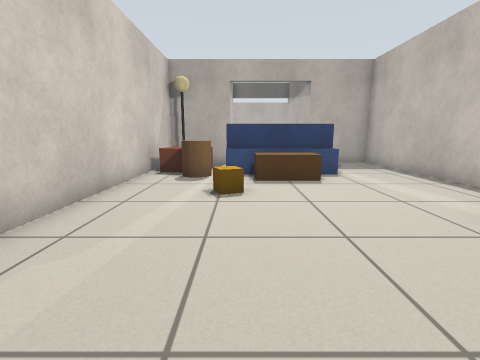
View 1 (above)

17 first-person views from a walk through a robot-simulator world made for Gazebo. The camera is 0.72 m above the floor, tilts 10° down and sees 85° across. The floor is counted in squares, 0.5 m on a side. Each view is taken from the middle of a square. On the plan, view 1 faces up. The plan holds only what a view shows up to about 13 squares ahead; the rest is blank.

View 2
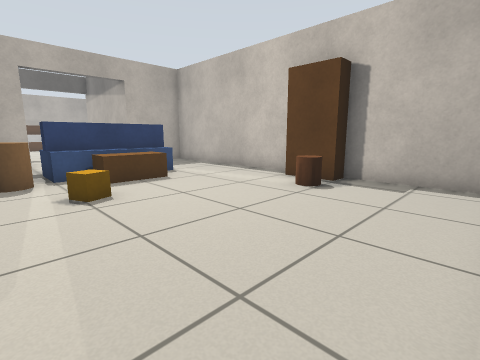

View 3
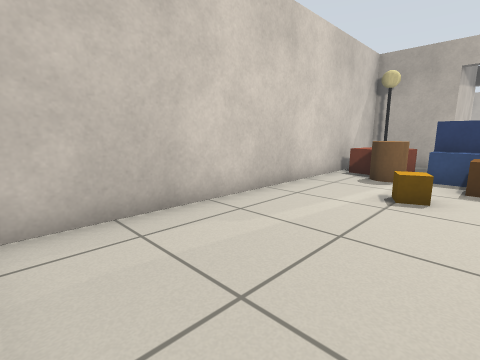

View 4
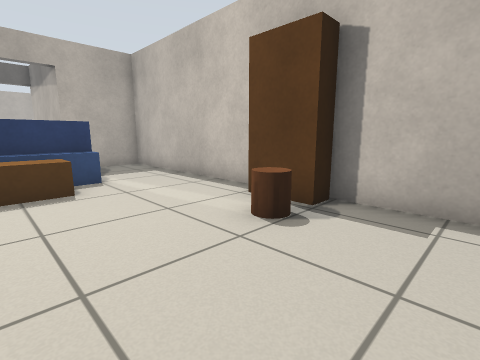

View 5
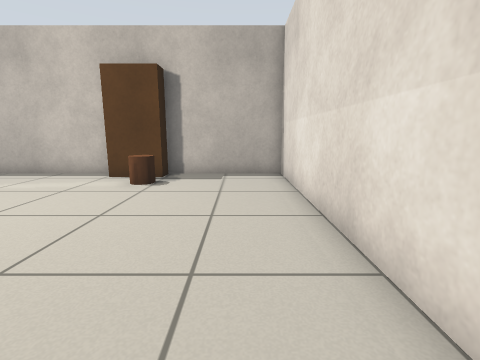

View 6
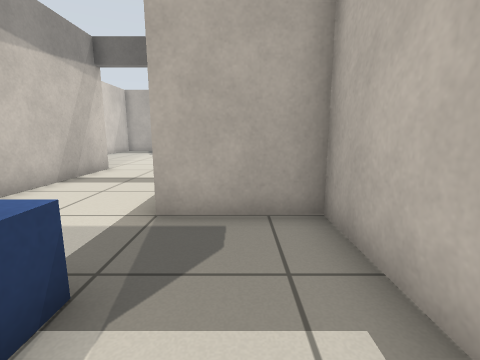

View 7
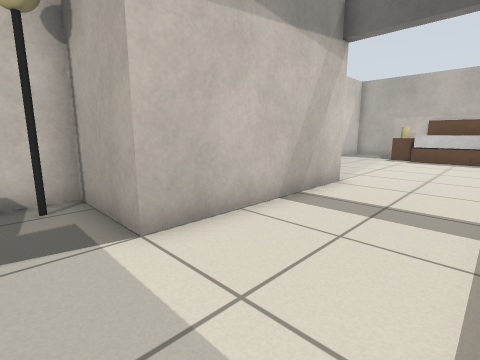

View 8
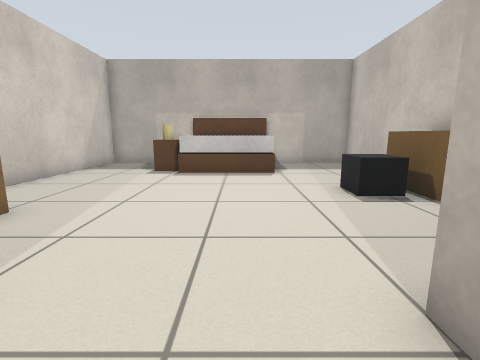

View 9
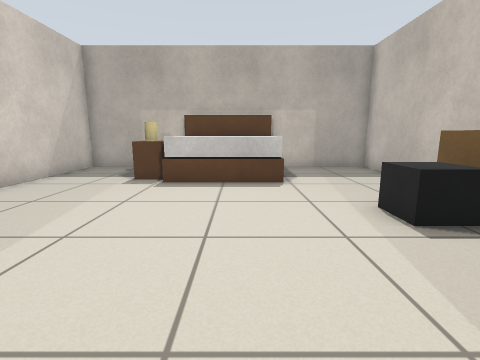

View 10
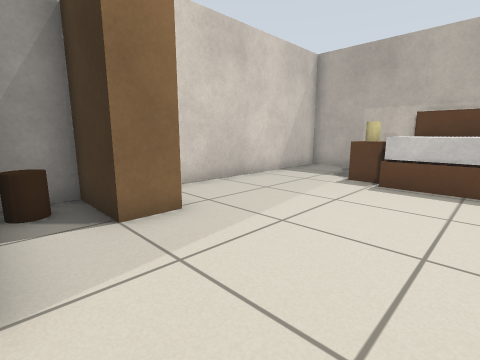

View 11
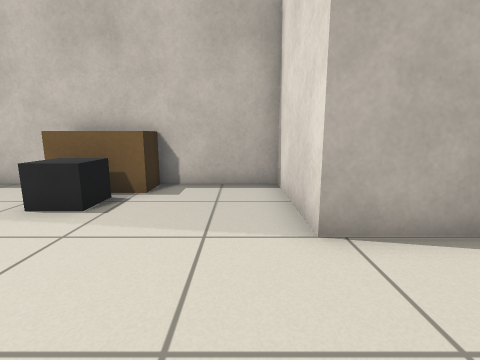

View 12
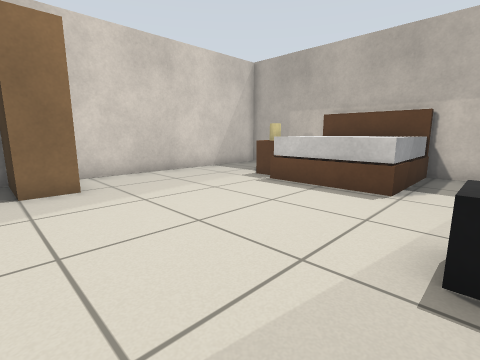

View 13
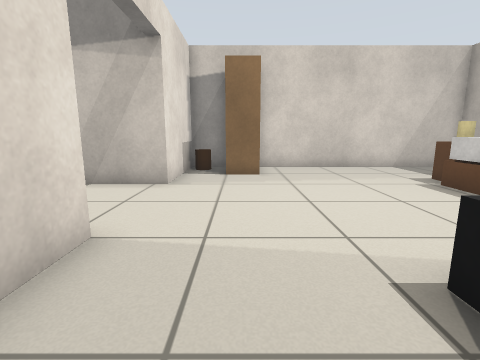

View 14
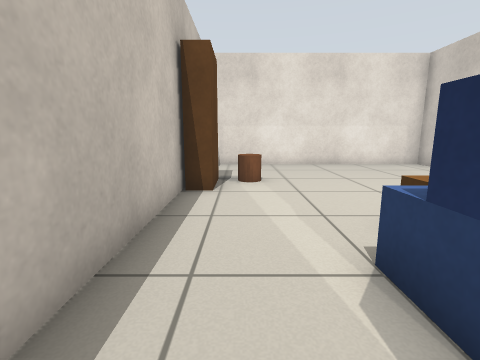

View 15
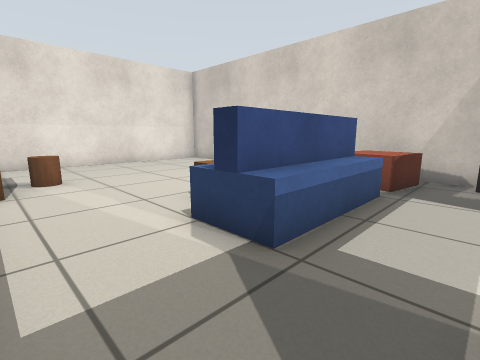

View 16
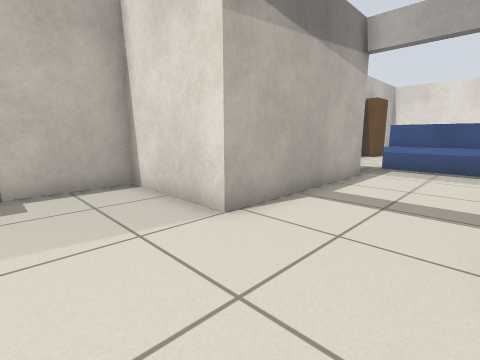

View 17
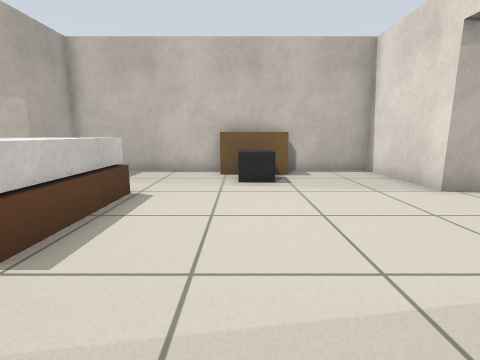

### Floor plan
Ten units are one square. View 1 is at (0, 0); x grows to the right and y downward. Boxes are objects, and circles mark ways between rooms. Rooms are numbered by the first view taken in them; rooms with no view inside come last. Other rooms are left out.
<svg viewBox="-60 -320 140 330">
<path fill="none" stroke="#000" d="M-5 -199 -5 -135 -35 -135 -35 5 65 5 65 -135 35 -135 35 -199 45 -199M35 -99 -5 -99 -5 -105 35 -105 35 -99M45 -199 75 -199 75 -315 -45 -315 -45 -199 -5 -199"/>
<rect x="-35" y="-115" width="30" height="20" fill="#bbb"><title>brown box</title></rect>
<rect x="-35" y="-125" width="10" height="10" fill="#bbb"><title>black pole</title></rect>
<rect x="-35" y="-135" width="10" height="10" fill="#bbb"><title>yellow ball</title></rect>
<rect x="-25" y="-105" width="20" height="20" fill="#bbb"><title>brown cylinder</title></rect>
<rect x="-5" y="-75" width="10" height="20" fill="#bbb"><title>brown box</title></rect>
<rect x="-5" y="-115" width="40" height="10" fill="#bbb"><title>blue box</title></rect>
<rect x="5" y="-95" width="20" height="20" fill="#bbb"><title>brown box</title></rect>
<rect x="45" y="-45" width="10" height="10" fill="#bbb"><title>brown cylinder</title></rect>
<rect x="55" y="-55" width="10" height="20" fill="#bbb"><title>brown box</title></rect>
<rect x="-55" y="-225" width="30" height="10" fill="#bbb"><title>wardrobe</title></rect>
<rect x="-45" y="-215" width="10" height="20" fill="#bbb"><title>brown cylinder</title></rect>
<rect x="-15" y="-295" width="20" height="20" fill="#bbb"><title>brown box</title></rect>
<rect x="-15" y="-295" width="10" height="10" fill="#bbb"><title>yellow cylinder</title></rect>
<rect x="-5" y="-305" width="40" height="30" fill="#bbb"><title>brown box</title></rect>
<rect x="-5" y="-315" width="40" height="30" fill="#bbb"><title>white box</title></rect>
<rect x="45" y="-255" width="10" height="20" fill="#bbb"><title>dark grey box</title></rect>
<rect x="55" y="-255" width="20" height="20" fill="#bbb"><title>brown box</title></rect>
<circle cx="25" cy="-217" r="3" fill="#2a7"/>
<text x="20" y="-90">1</text>
<text x="10" y="-260">2</text>
</svg>
Room 1 opens to room 2.

Where each view was taken, in squares from view 1:
view 1: 0 up, 0 right, facing up
view 2: 0 up, 2 left, facing up-right
view 3: 0 up, 1 right, facing up-left
view 4: 1 up, 1 right, facing up-right
view 5: 1 up, 3 left, facing right
view 6: 9 up, 5 right, facing up
view 7: 12 up, 3 right, facing up-left
view 8: 18 up, 2 right, facing up
view 9: 20 up, 2 right, facing up
view 10: 20 up, 2 right, facing up-left
view 11: 21 up, 0 right, facing right
view 12: 21 up, 5 right, facing up-left
view 13: 22 up, 7 right, facing left
view 14: 12 up, 5 right, facing down
view 15: 13 up, 6 right, facing down-left
view 16: 23 up, 0 right, facing down-right
view 17: 25 up, 3 left, facing right
